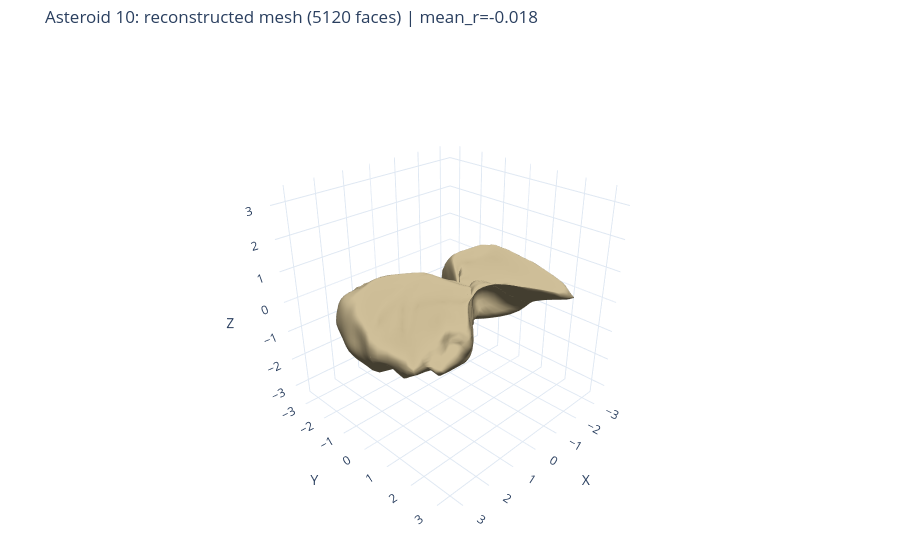

Here is the notebook cell this chart was saved with:
### Code cell
# --- Reconstruction mesh visualization + GT comparison ---
fig_mesh = plot_interactive_mesh(
    vertices=recon_mesh.vertices,
    faces=recon_mesh.faces,
    title=(
        f"Asteroid {ASTEROID_ID}: reconstructed mesh ({recon_mesh.faces.shape[0]} faces) | "
        f"mean_r={per_camera_df['Pearson_R'].mean():.3f}"
    ),
    mesh_color="#c0b08a",
    show_edges=False,
)
fig_mesh.show()

if GT_EXIST and true_mesh is not None:
    gt_fig_mesh = plot_interactive_mesh(
        vertices=true_mesh.vertices,
        faces=true_mesh.faces,
        title=f"Asteroid {ASTEROID_ID}: GT mesh, cylinder-normalized ({true_mesh.faces.shape[0]} faces)",
        mesh_color="#a0c0ff",
        show_edges=False,
    )
    gt_fig_mesh.show()

print(
    f"Reconstruction extents: "
    f"x[{recon_mesh.vertices[:, 0].min():.3f}, {recon_mesh.vertices[:, 0].max():.3f}] "
    f"y[{recon_mesh.vertices[:, 1].min():.3f}, {recon_mesh.vertices[:, 1].max():.3f}] "
    f"z[{recon_mesh.vertices[:, 2].min():.3f}, {recon_mesh.vertices[:, 2].max():.3f}] "
    f"(cylinder bound: R={R_CYL}, z in [-1, 1])"
)

if GT_EXIST and true_mesh is not None:
    print(
        f"GT extents: "
        f"x[{true_mesh.vertices[:, 0].min():.3f}, {true_mesh.vertices[:, 0].max():.3f}] "
        f"y[{true_mesh.vertices[:, 1].min():.3f}, {true_mesh.vertices[:, 1].max():.3f}] "
        f"z[{true_mesh.vertices[:, 2].min():.3f}, {true_mesh.vertices[:, 2].max():.3f}]"
    )
    pred_mesh = trimesh.Trimesh(vertices=recon_mesh.vertices, faces=recon_mesh.faces, process=False)
    VOXEL_PITCH = 0.05  # official filled-voxel measure, pitch on cylinder-normalized meshes
    measure1, measure2 = relative_volume_difference_voxelized(pred_mesh, true_mesh, pitch=VOXEL_PITCH)
    print(f"Official voxel measures vs GT (pitch={VOXEL_PITCH}); 0 = identical, lower is better:")
    print(f"  measure1 (1 - IoU)={measure1:.6f} | measure2 (sym-diff/sum)={measure2:.6f}")
else:
    print("GT mesh not available -> skipping voxel measure calculation.")

### Figure 1 — Plotly figure (JSON) as saved in the notebook; plotly's stock layout.template omitted (floating-point values rounded to 4 significant figures; data arrays with more than 128 entries replaced by an {"elided": "..."} marker saying what was removed)
{"data": [{"color": "#c0b08a", "flatshading": false, "hovertemplate": "x=%{x:.3f}<br>y=%{y:.3f}<br>z=%{z:.3f}<extra></extra>", "i": {"elided": "5120 int values"}, "j": {"elided": "5120 int values"}, "k": {"elided": "5120 int values"}, "lighting": {"ambient": 0.35, "diffuse": 0.8, "fresnel": 0.12, "roughness": 0.7, "specular": 0.35}, "lightposition": {"x": 120, "y": 200, "z": 80}, "opacity": 1, "showscale": false, "type": "mesh3d", "x": {"elided": "2562 float values"}, "y": {"elided": "2562 float values"}, "z": {"elided": "2562 float values"}}], "layout": {"margin": {"b": 0, "l": 0, "r": 0, "t": 45}, "scene": {"aspectmode": "manual", "aspectratio": {"x": 1, "y": 1, "z": 1}, "camera": {"eye": {"x": 1.65, "y": 1.65, "z": 1.25}, "projection": {"type": "perspective"}}, "xaxis": {"range": [-3.471, 3.471], "showspikes": false, "title": {"text": "X"}}, "yaxis": {"range": [-3.471, 3.471], "showspikes": false, "title": {"text": "Y"}}, "zaxis": {"range": [-3.471, 3.471], "showspikes": false, "title": {"text": "Z"}}}, "title": {"text": "Asteroid 10: reconstructed mesh (5120 faces) | mean_r=-0.018"}}}
